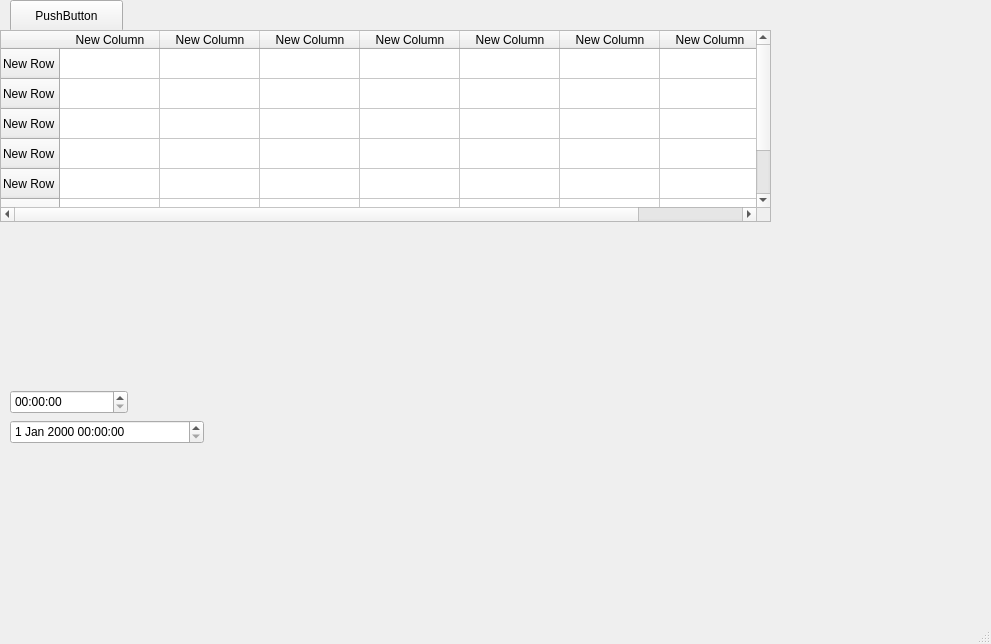
<?xml version="1.0" encoding="UTF-8"?>
<ui version="4.0">
 <class>MainWindow</class>
 <widget class="QMainWindow" name="MainWindow">
  <property name="geometry">
   <rect>
    <x>0</x>
    <y>0</y>
    <width>991</width>
    <height>644</height>
   </rect>
  </property>
  <property name="windowTitle">
   <string>MainWindow</string>
  </property>
  <widget class="QWidget" name="centralwidget">
   <widget class="QPushButton" name="pushButton">
    <property name="geometry">
     <rect>
      <x>10</x>
      <y>0</y>
      <width>113</width>
      <height>32</height>
     </rect>
    </property>
    <property name="text">
     <string>PushButton</string>
    </property>
   </widget>
   <widget class="QTableWidget" name="tableWidget">
    <property name="geometry">
     <rect>
      <x>0</x>
      <y>30</y>
      <width>771</width>
      <height>192</height>
     </rect>
    </property>
    <attribute name="horizontalHeaderCascadingSectionResizes">
     <bool>false</bool>
    </attribute>
    <row>
     <property name="text">
      <string>New Row</string>
     </property>
    </row>
    <row>
     <property name="text">
      <string>New Row</string>
     </property>
    </row>
    <row>
     <property name="text">
      <string>New Row</string>
     </property>
    </row>
    <row>
     <property name="text">
      <string>New Row</string>
     </property>
    </row>
    <row>
     <property name="text">
      <string>New Row</string>
     </property>
    </row>
    <row>
     <property name="text">
      <string>New Row</string>
     </property>
    </row>
    <row>
     <property name="text">
      <string>New Row</string>
     </property>
    </row>
    <column>
     <property name="text">
      <string>New Column</string>
     </property>
    </column>
    <column>
     <property name="text">
      <string>New Column</string>
     </property>
    </column>
    <column>
     <property name="text">
      <string>New Column</string>
     </property>
    </column>
    <column>
     <property name="text">
      <string>New Column</string>
     </property>
    </column>
    <column>
     <property name="text">
      <string>New Column</string>
     </property>
    </column>
    <column>
     <property name="text">
      <string>New Column</string>
     </property>
    </column>
    <column>
     <property name="text">
      <string>New Column</string>
     </property>
    </column>
   </widget>
   <widget class="QTimeEdit" name="timeEdit">
    <property name="geometry">
     <rect>
      <x>10</x>
      <y>390</y>
      <width>118</width>
      <height>24</height>
     </rect>
    </property>
   </widget>
   <widget class="QDateTimeEdit" name="dateTimeEdit">
    <property name="geometry">
     <rect>
      <x>10</x>
      <y>420</y>
      <width>194</width>
      <height>24</height>
     </rect>
    </property>
   </widget>
  </widget>
  <widget class="QMenuBar" name="menubar">
   <property name="geometry">
    <rect>
     <x>0</x>
     <y>0</y>
     <width>991</width>
     <height>22</height>
    </rect>
   </property>
  </widget>
  <widget class="QStatusBar" name="statusbar"/>
 </widget>
 <resources/>
 <connections/>
</ui>
